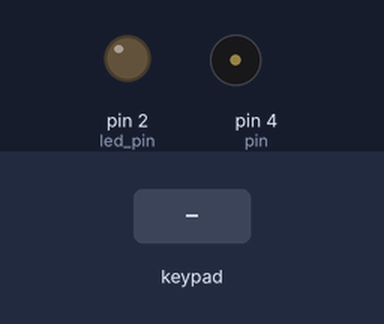
A sketch run on a simulated Arduino Uno, built with avr-gcc and run on an emulated ATmega328P. On the bench: output pins drawn as LEDs (lit = HIGH), buzzer (waves = sounding). Inputs (shaded band) come from the test bench.

Above: at 1.2 s.
1.3 s: key '1' pressed
At 1.49 s:
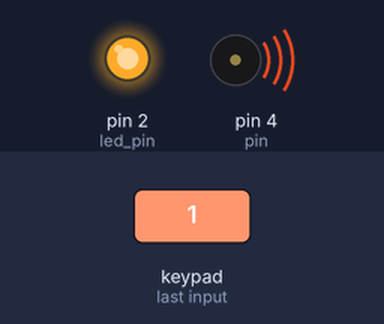
Timing chart, 0 to 10.3 s (numbered marks = the images above; inputs shaded):
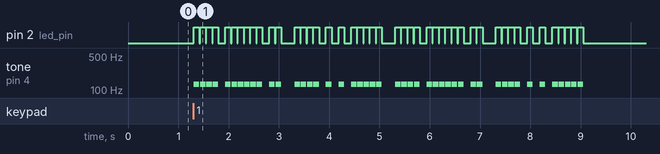

The sketch:

music_box.ino
```cpp
#include "song.h"
#include "keypad.h"

#include "pitches.h"

uint8_t pin = 4;
uint8_t led_pin = 2;
uint32_t whole_note = 4*60/100*1000;

void setup() {
  // put your setup code here, to run once:
  Serial.begin(9600);
  pinMode(led_pin, OUTPUT);
}

void loop() {
  // put your main code here, to run repeatedly:
  unsigned long ticks = millis();
  char key = keypad.getKey();

  switch(key) {
    size_t song_length;
    case '1':
      song_length = sizeof(in_your_face) / sizeof(Note);
      playSong(in_your_face, song_length);
      break;
    case '2':
      song_length = sizeof(grace) / sizeof(Note);
      playSong(grace, song_length);
      break;
    default:
      break;
  }
}

void setTempo(uint32_t value) {
  whole_note = 4*60/value*1000;
}

void playSong(Note song_name[], size_t song_length) {
  uint32_t previousMillis = millis();
  setTempo(song_name[0].frequency);
  uint16_t repetitions = song_name[0].repetitions;

  for (int times_played = 0; times_played < repetitions; times_played++) {
    for (int note_index = 1; note_index < song_length; note_index++) {
      // 0 index used for metadata ^
      for (int repeat_note = 0; repeat_note < song_name[note_index].repetitions; repeat_note++) {
        playNote(pin, song_name[note_index].frequency, song_name[note_index].division);
      }
    }
  }
}

void playNote(uint8_t pin, uint16_t frequency, float division) {
  uint32_t duration = whole_note / division;

  uint32_t actualDuration = duration * 0.9;

  if (frequency > 0) {
    digitalWrite(led_pin, HIGH);
    tone(pin, frequency, actualDuration);
  }
  delay(actualDuration);
  digitalWrite(led_pin, LOW);
  delay(duration - actualDuration);
}
```

pitches.h
```cpp
/*************************************************


 * Public Constants


 *************************************************/


#define NOTE_B0  31

#define NOTE_C1  33

#define NOTE_CS1 35

#define NOTE_D1  37

#define NOTE_DS1 39

#define NOTE_E1  41

#define NOTE_F1  44

#define NOTE_FS1 46

#define NOTE_G1  49

#define NOTE_GS1 52

#define NOTE_A1  55

#define NOTE_AS1 58

#define NOTE_B1  62

#define NOTE_C2  65

#define NOTE_CS2 69

#define NOTE_D2  73

#define NOTE_DS2 78

#define NOTE_E2  82

#define NOTE_F2  87

#define NOTE_FS2 93

#define NOTE_G2  98

#define NOTE_GS2 104

#define NOTE_A2  110

#define NOTE_AS2 117

#define NOTE_B2  123

#define NOTE_C3  131

#define NOTE_CS3 139

#define NOTE_D3  147

#define NOTE_DS3 156

#define NOTE_E3  165

#define NOTE_F3  175

#define NOTE_FS3 185

#define NOTE_G3  196

#define NOTE_GS3 208

#define NOTE_A3  220

#define NOTE_AS3 233

#define NOTE_B3  247

#define NOTE_C4  262

#define NOTE_CS4 277

#define NOTE_D4  294

#define NOTE_DS4 311

#define NOTE_E4  330

#define NOTE_F4  349

#define NOTE_FS4 370

#define NOTE_G4  392

#define NOTE_GS4 415

#define NOTE_A4  440

#define NOTE_AS4 466

#define NOTE_B4  494

#define NOTE_C5  523

#define NOTE_CS5 554

#define NOTE_D5  587

#define NOTE_DS5 622

#define NOTE_E5  659

#define NOTE_F5  698

#define NOTE_FS5 740

#define NOTE_G5  784

#define NOTE_GS5 831

#define NOTE_A5  880

#define NOTE_AS5 932

#define NOTE_B5  988

#define NOTE_C6  1047

#define NOTE_CS6 1109

#define NOTE_D6  1175

#define NOTE_DS6 1245

#define NOTE_E6  1319

#define NOTE_F6  1397

#define NOTE_FS6 1480

#define NOTE_G6  1568

#define NOTE_GS6 1661

#define NOTE_A6  1760

#define NOTE_AS6 1865

#define NOTE_B6  1976

#define NOTE_C7  2093

#define NOTE_CS7 2217

#define NOTE_D7  2349

#define NOTE_DS7 2489

#define NOTE_E7  2637

#define NOTE_F7  2794

#define NOTE_FS7 2960

#define NOTE_G7  3136

#define NOTE_GS7 3322

#define NOTE_A7  3520

#define NOTE_AS7 3729

#define NOTE_B7  3951

#define NOTE_C8  4186

#define NOTE_CS8 4435

#define NOTE_D8  4699

#define NOTE_DS8 4978
```

song.h
```cpp
#include "pitches.h"

struct Note;

struct Note {
  uint16_t frequency;
  float division;
  uint8_t repetitions;
};

Note grace[] = {
  {100, 1, 1},
  {NOTE_CS4, 32, 1},
  {NOTE_E4, 4/1.5, 1},
  {NOTE_GS4, 8, 1},
  {NOTE_FS4, 16, 1},
  {NOTE_GS4, 16, 1},
  {NOTE_FS4, 16, 1},
  {NOTE_E4, 16, 1},
  {NOTE_GS4, 8, 1},
  {NOTE_CS4, 8, 1},
  {NOTE_E4, 8, 1},
  {NOTE_FS4, 8, 1},
  {NOTE_FS4, 8, 1},
  {NOTE_GS4, 8, 1},
  {NOTE_GS4, 8, 1},
  {NOTE_GS3, 8, 1},
  {NOTE_GS3, 8, 1},
  {NOTE_CS4, 8, 1},
  {NOTE_CS4, 4/1.5, 1},

  {NOTE_FS4, 8, 1},
  {NOTE_GS4, 16, 1},
  {NOTE_FS4, 16, 1},
  {NOTE_E4, 16, 1},
  {NOTE_FS4, 16, 1},
  {NOTE_E4, 16, 1},
  {NOTE_DS4, 16, 1},
  {NOTE_CS4, 16, 1},
  {NOTE_E4, 16, 1},
  {NOTE_DS4, 16, 1},
  {NOTE_CS4, 16, 1},
  {NOTE_B3, 16, 1},
  {NOTE_DS4, 16, 1},
  {NOTE_CS4, 16, 1},
  {NOTE_B3, 16, 1},
  {NOTE_A3, 16, 1},
  {NOTE_CS4, 16, 1},
  {NOTE_B3, 16, 1},
  {NOTE_A3, 16, 1},
  {NOTE_GS3, 16, 1},
  {NOTE_B3, 16, 1},
  {NOTE_A3, 16, 1},
  {NOTE_GS3, 16, 1},
  {NOTE_FS3, 16, 1},
  {NOTE_E3, 16, 1},

  {NOTE_A3, 4/1.5, 1},
  {NOTE_A3, 8, 1},
  {NOTE_GS3, 16*3/2, 1},
  {NOTE_A3, 16*3/2, 1},
  {NOTE_GS3, 16*3/2, 1},
  {NOTE_FS3, 8, 1},
  {NOTE_GS3, 8, 1},
  {NOTE_FS3, 8, 1},
  {NOTE_FS3, 8, 1},
  {NOTE_E3, 8, 1},
  {NOTE_E3, 8, 1},
  {NOTE_FS3, 8, 1},
  {NOTE_FS3, 16, 1},
  {NOTE_GS3, 16, 1},
  {NOTE_FS3, 8, 1},
  {NOTE_E3, 8, 1},
  {NOTE_B2, 8, 1},
  {NOTE_CS3, 1, 1},

  {NOTE_B2, 16, 1},
  {NOTE_CS3, 16, 1},
  {NOTE_E3, 16, 1},
  {NOTE_FS3, 16, 1},
  {NOTE_GS3, 16, 1},
  {NOTE_B3, 16, 1},
  {NOTE_CS4, 16, 1},
  {NOTE_DS4, 16, 1},
  {NOTE_E4, 16, 1},
  {NOTE_DS4, 16, 1},
  {NOTE_CS4, 16, 1},
  {NOTE_DS4, 16, 1},
  {NOTE_CS4, 16, 1},
  {NOTE_B3, 16, 1},
  {NOTE_A3, 16, 1},
  {NOTE_FS3, 16, 1},

  {NOTE_A4, 4/1.5, 1},
  {NOTE_A4, 8, 1},
  {NOTE_A4, 8, 1},
  {NOTE_GS4, 16*3/2, 1},
  {NOTE_A4, 16*3/2, 1},
  {NOTE_GS4, 16*3/2, 1},
  {NOTE_FS4, 8, 1},
  {NOTE_E4, 8, 1},
  {NOTE_GS4, 16, 1},
  {NOTE_FS4, 16, 1},
  {NOTE_E4, 16, 1},
  {NOTE_DS4, 16, 1},
  {NOTE_FS4, 16, 1},
  {NOTE_E4, 16, 1},
  {NOTE_DS4, 16, 1},
  {NOTE_CS4, 16, 1},
  {NOTE_E4, 16, 1},
  {NOTE_DS4, 16, 1},
  {NOTE_CS4, 16, 1},
  {NOTE_B3, 16, 1},
  {NOTE_DS4, 16, 1},
  {NOTE_CS4, 16, 1},
  {NOTE_B3, 16, 1},
  {NOTE_GS3, 16, 1},
  {NOTE_CS4, 4/1.5, 1},

  {NOTE_CS4, 8, 1},
  {NOTE_CS4, 8, 1},
  {NOTE_DS4, 8, 1},
  {NOTE_DS4, 8, 1},
  {NOTE_E4, 8, 1},
  {NOTE_E4, 8, 1},
  {NOTE_DS4, 8, 1},
  {NOTE_DS4, 8, 1},
  {NOTE_CS4, 8, 1},
  {NOTE_CS4, 8, 1},
  {NOTE_FS3, 8, 1},
  {NOTE_FS3, 8, 1},
  {NOTE_GS3, 8, 1},
  {NOTE_A3, 1, 1},
  {NOTE_GS3, 2, 1},
  {NOTE_B2, 2, 1},
  {NOTE_CS3, 1/1.9, 1}
};

Note in_your_face[] = {
  {140, 1, 2},
  {NOTE_C3, 8, 4},
  {0, 8, 1},
  {NOTE_C3, 8, 6},
  {0, 8, 1},
  {NOTE_C3, 8, 2},
  {0, 8, 2},
  {NOTE_C3, 8, 4},
  {0, 8, 1},
  {NOTE_C3, 8, 1},
  {0, 8, 1},
  {NOTE_C3, 8, 1},
  {0, 8, 1},
  {NOTE_C3, 8, 5},
  {0, 8, 2}
};
```

keypad.h
```cpp
#include <Key.h>
#include <Keypad.h>

const int ROW_NUM = 4; //four rows
const int COLUMN_NUM = 4; //four columns

char keys[ROW_NUM][COLUMN_NUM] = {
  {'1','2','3', 'A'},
  {'4','5','6', 'B'},
  {'7','8','9', 'C'},
  {'*','0','#', 'D'}
};

byte pin_rows[ROW_NUM] = {12, 11, 10, 9}; //connect to the row pinouts of the keypad
byte pin_column[COLUMN_NUM] = {8, 7, 6, 5}; //connect to the column pinouts of the keypad

Keypad keypad = Keypad( makeKeymap(keys), pin_rows, pin_column, ROW_NUM, COLUMN_NUM );
```

Measured:
- after the input at 1.3 s, tone on pin 4 (pin): plays 131 Hz for 0.11 s, 131 Hz for 0.11 s, 131 Hz for 0.11 s, 131 Hz for 0.11 s, 131 Hz for 0.11 s, 131 Hz for 0.11 s … (46 notes in this stretch), starting at once
